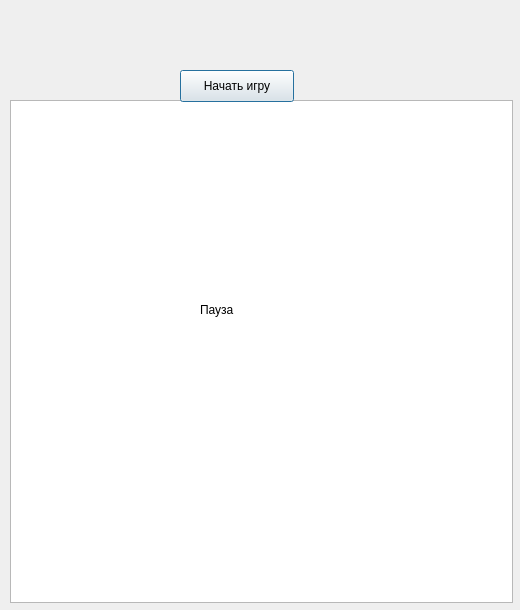
<?xml version="1.0" encoding="UTF-8"?>
<ui version="4.0">
 <class>Dialog</class>
 <widget class="QDialog" name="Dialog">
  <property name="geometry">
   <rect>
    <x>0</x>
    <y>0</y>
    <width>520</width>
    <height>610</height>
   </rect>
  </property>
  <property name="minimumSize">
   <size>
    <width>520</width>
    <height>610</height>
   </size>
  </property>
  <property name="maximumSize">
   <size>
    <width>520</width>
    <height>610</height>
   </size>
  </property>
  <property name="windowTitle">
   <string>Dialog</string>
  </property>
  <widget class="QGraphicsView" name="graphicsView">
   <property name="geometry">
    <rect>
     <x>10</x>
     <y>100</y>
     <width>503</width>
     <height>503</height>
    </rect>
   </property>
  </widget>
  <widget class="QLabel" name="currentLvl">
   <property name="geometry">
    <rect>
     <x>30</x>
     <y>40</y>
     <width>161</width>
     <height>16</height>
    </rect>
   </property>
   <property name="text">
    <string/>
   </property>
  </widget>
  <widget class="QLabel" name="timeCount">
   <property name="geometry">
    <rect>
     <x>240</x>
     <y>40</y>
     <width>141</width>
     <height>16</height>
    </rect>
   </property>
   <property name="text">
    <string/>
   </property>
  </widget>
  <widget class="QPushButton" name="startGame">
   <property name="geometry">
    <rect>
     <x>180</x>
     <y>70</y>
     <width>114</width>
     <height>32</height>
    </rect>
   </property>
   <property name="text">
    <string>Начать игру</string>
   </property>
  </widget>
  <widget class="QLabel" name="info">
   <property name="geometry">
    <rect>
     <x>200</x>
     <y>300</y>
     <width>111</width>
     <height>20</height>
    </rect>
   </property>
   <property name="text">
    <string>Пауза</string>
   </property>
  </widget>
 </widget>
 <layoutdefault spacing="6" margin="11"/>
 <resources/>
 <connections>
  <connection>
   <sender>startGame</sender>
   <signal>clicked()</signal>
   <receiver>graphicsView</receiver>
   <slot>show()</slot>
   <hints>
    <hint type="sourcelabel">
     <x>234</x>
     <y>87</y>
    </hint>
    <hint type="destinationlabel">
     <x>234</x>
     <y>194</y>
    </hint>
   </hints>
  </connection>
 </connections>
</ui>
